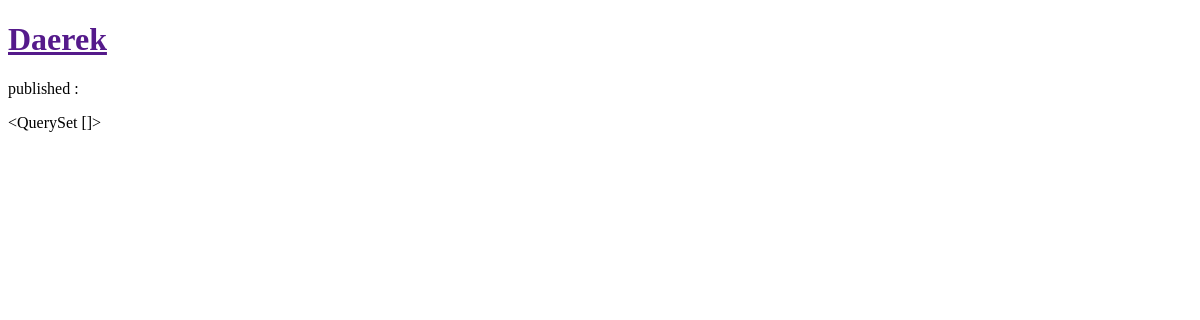
Before: / with the older database file.
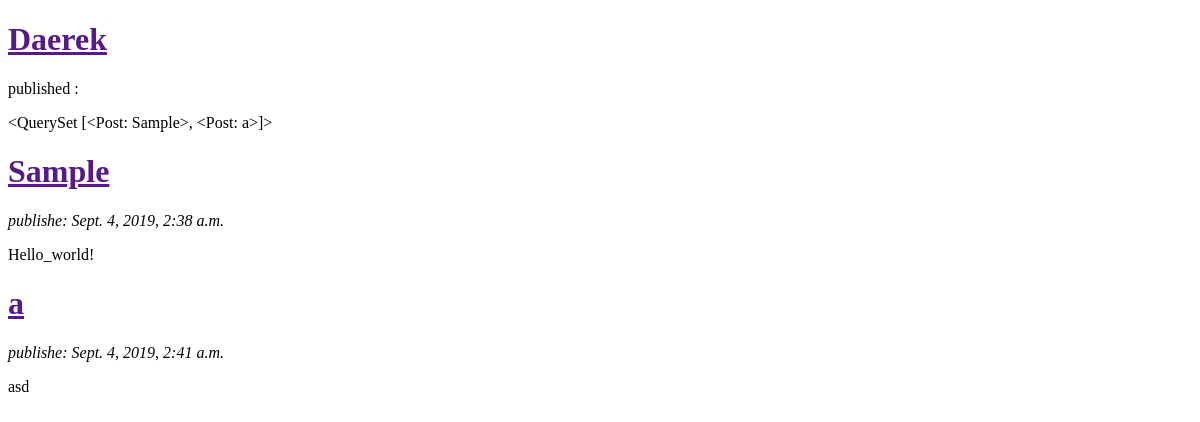
After: the same page with the newer database file.
### blog/models.py (models this page shows, shortened)
class Post(models.Model):
    author = models.ForeignKey('auth.User',on_delete=models.CASCADE)
    title = models.CharField(max_length=200)
    text = models.TextField()
    created_date = models.DateTimeField(default=timezone.now)
    published_date = models.DateTimeField(blank=True, null=True)
    def __str__(self):
        return self.title

### blog/views.py (the view)
# urls.py: path('',views.post_list, name='post_list'),
def post_list(req):
    posts = Post.objects.filter(published_date__lte=timezone.now()).order_by('published_date')
    return render(req,'blog/post_list.html',{'posts':posts})

### blog/templates/blog/post_list.html (shortened to what this page needs)
<!DOCTYPE html>
<html lang="en">
<head>
</head>
<body>
 <div>
     <h1><a href="">Daerek</a></h1>
     <p>published :</p>
 </div>
<div>
    {{posts}}<br>
    {%for i in posts%}
    <h1><a href="">{{i.title}}</a></h1>
    <p><i>publishe: {{i.published_date}}</i></p>
    <p>{{i.text|linebreaksbr}}</p>
     {%endfor%}
</div>

Changed rows visible on the page:
added Post: title.title "<QuerySet [<Post: Sample>, <Post: a>]>", title "Sample", published_date "Sept. 4, 2019, 2:38 a.m.", text "Hello_world!"
added Post: title "a", published_date "Sept. 4, 2019, 2:41 a.m.", text "asd"
Other visible differences:
{{ posts }}: "<QuerySet []>" → (not shown)
